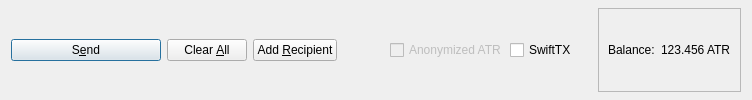
        <widget class="QFrame" name="frame_Send">
         <layout class="QHBoxLayout" name="horizontalLayout">
          <property name="topMargin">
           <number>4</number>
          </property>
          <property name="bottomMargin">
           <number>4</number>
          </property>
          <item>
           <widget class="QPushButton" name="sendButton">
            <property name="minimumSize">
             <size>
              <width>150</width>
              <height>0</height>
             </size>
            </property>
            <property name="toolTip">
             <string>Confirm the send action</string>
            </property>
            <property name="text">
             <string>S&amp;end</string>
            </property>
            <property name="icon">
             <iconset resource="../Altair.qrc">
              <normaloff>:/icons/send</normaloff>:/icons/send</iconset>
            </property>
            <property name="autoDefault">
             <bool>false</bool>
            </property>
            <property name="default">
             <bool>true</bool>
            </property>
           </widget>
          </item>
          <item>
           <widget class="QPushButton" name="clearButton">
            <property name="sizePolicy">
             <sizepolicy hsizetype="Minimum" vsizetype="Fixed">
              <horstretch>0</horstretch>
              <verstretch>0</verstretch>
             </sizepolicy>
            </property>
            <property name="toolTip">
             <string>Clear all fields of the form.</string>
            </property>
            <property name="text">
             <string>Clear &amp;All</string>
            </property>
            <property name="icon">
             <iconset resource="../Altair.qrc">
              <normaloff>:/icons/remove</normaloff>:/icons/remove</iconset>
            </property>
            <property name="autoDefault">
             <bool>false</bool>
            </property>
           </widget>
          </item>
          <item>
           <widget class="QPushButton" name="addButton">
            <property name="toolTip">
             <string>Send to multiple recipients at once</string>
            </property>
            <property name="text">
             <string>Add &amp;Recipient</string>
            </property>
            <property name="icon">
             <iconset resource="../Altair.qrc">
              <normaloff>:/icons/add</normaloff>:/icons/add</iconset>
            </property>
            <property name="autoDefault">
             <bool>false</bool>
            </property>
           </widget>
          </item>
          <item>
           <spacer name="horizontalSpacer">
            <property name="orientation">
             <enum>Qt::Horizontal</enum>
            </property>
            <property name="sizeType">
             <enum>QSizePolicy::MinimumExpanding</enum>
            </property>
            <property name="sizeHint" stdset="0">
             <size>
              <width>40</width>
              <height>20</height>
             </size>
            </property>
           </spacer>
          </item>
          <item>
           <layout class="QHBoxLayout" name="horizontalLayout_2">
            <property name="spacing">
             <number>3</number>
            </property>
            <property name="topMargin">
             <number>4</number>
            </property>
            <property name="bottomMargin">
             <number>4</number>
            </property>
            <item>
             <spacer name="horizontalSpacer_9">
              <property name="orientation">
               <enum>Qt::Horizontal</enum>
              </property>
              <property name="sizeType">
               <enum>QSizePolicy::Fixed</enum>
              </property>
              <property name="sizeHint" stdset="0">
               <size>
                <width>7</width>
                <height>20</height>
               </size>
              </property>
             </spacer>
            </item>
            <item>
             <widget class="QCheckBox" name="checkzATR">
              <property name="enabled">
               <bool>false</bool>
              </property>
              <property name="text">
               <string>Anonymized ATR</string>
              </property>
             </widget>
            </item>
            <item>
             <widget class="QCheckBox" name="checkSwiftTX">
              <property name="enabled">
               <bool>true</bool>
              </property>
              <property name="minimumSize">
               <size>
                <width>85</width>
                <height>0</height>
               </size>
              </property>
              <property name="text">
               <string>SwiftTX</string>
              </property>
             </widget>
            </item>
            <item>
             <layout class="QVBoxLayout" name="verticalLayout_4">
              <item>
               <widget class="QFrame" name="frame_balance">
                <property name="frameShape">
                 <enum>QFrame::StyledPanel</enum>
                </property>
                <property name="frameShadow">
                 <enum>QFrame::Raised</enum>
                </property>
                <layout class="QHBoxLayout" name="horizontalLayout_3">
                 <property name="topMargin">
                  <number>5</number>
                 </property>
                 <property name="bottomMargin">
                  <number>5</number>
                 </property>
                 <item>
                  <widget class="QLabel" name="label">
                   <property name="text">
                    <string>Balance:</string>
                   </property>
                  </widget>
                 </item>
                 <item>
                  <widget class="QLabel" name="labelBalance">
                   <property name="sizePolicy">
                    <sizepolicy hsizetype="Preferred" vsizetype="Preferred">
                     <horstretch>0</horstretch>
                     <verstretch>0</verstretch>
                    </sizepolicy>
                   </property>
                   <property name="cursor">
                    <cursorShape>IBeamCursor</cursorShape>
                   </property>
                   <property name="text">
                    <string notr="true">123.456 ATR</string>
                   </property>
                   <property name="textInteractionFlags">
                    <set>Qt::LinksAccessibleByMouse|Qt::TextSelectableByKeyboard|Qt::TextSelectableByMouse</set>
                   </property>
                  </widget>
                 </item>
                </layout>
               </widget>
              </item>
             </layout>
            </item>
           </layout>
          </item>
         </layout>
        </widget>
